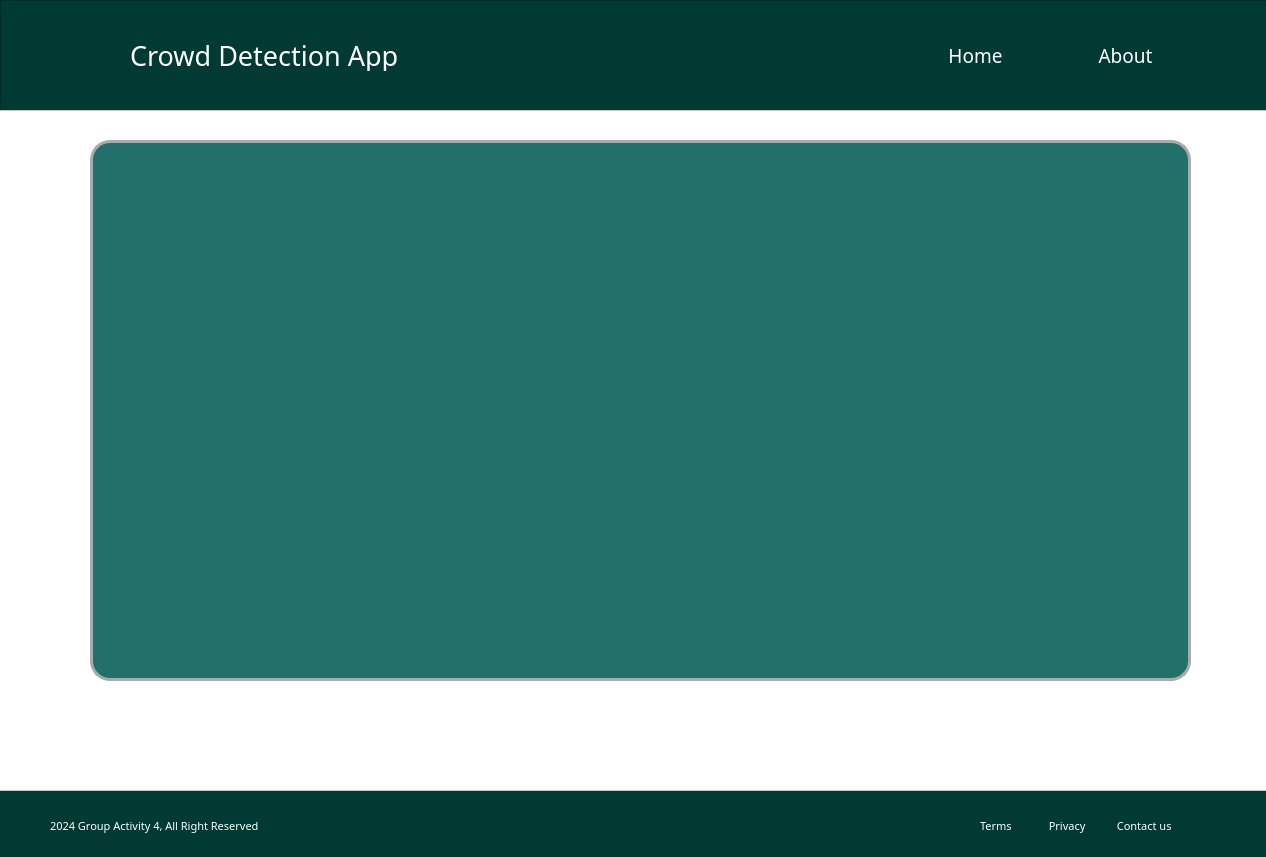
<?xml version="1.0" encoding="UTF-8"?>
<ui version="4.0">
 <class>MainWindow</class>
 <widget class="QMainWindow" name="MainWindow">
  <property name="geometry">
   <rect>
    <x>0</x>
    <y>0</y>
    <width>1266</width>
    <height>857</height>
   </rect>
  </property>
  <property name="windowTitle">
   <string>MainWindow</string>
  </property>
  <property name="windowIcon">
   <iconset>
    <normaloff>:/icons/frame0/image_1.png</normaloff>
    <normalon>:/icons/frame0/image_1.png</normalon>:/icons/frame0/image_1.png</iconset>
  </property>
  <widget class="QWidget" name="centralwidget">
   <property name="styleSheet">
    <string notr="true">#navbar{
	background-color:#003a33;
}
#footer{
	background-color:#003a33;
}
#textheader{
	color:#ffffff;
}
#homeButton{
	background-color:#003a33;
	color:#ffffff;
	border: none;
}
#aboutButton{
	background-color:#003a33;
	color:#ffffff;
	border: none;
}
#container{
	background-color:#ffffff;
}
#containerVideo{
	background-color:#22706a;
	border-radius:20px;
	box-shadow: 20px 20px 20px 20px rgba(0, 0, 0, 0.5);
	border: 3px solid #aaa;   
}
#uploadButton{
	background-color:#22706a; 
	border:none;
}
#textcontainer{
	color:#ffffff;
}
#output_label{
	background-color:#003a33;
}
</string>
   </property>
   <widget class="QFrame" name="navbar">
    <property name="geometry">
     <rect>
      <x>0</x>
      <y>0</y>
      <width>1271</width>
      <height>111</height>
     </rect>
    </property>
    <property name="frameShape">
     <enum>QFrame::StyledPanel</enum>
    </property>
    <property name="frameShadow">
     <enum>QFrame::Raised</enum>
    </property>
    <property name="icon" stdset="0">
     <string/>
    </property>
    <widget class="QLabel" name="textheader">
     <property name="geometry">
      <rect>
       <x>130</x>
       <y>40</y>
       <width>361</width>
       <height>31</height>
      </rect>
     </property>
     <property name="font">
      <font>
       <family>Poppins</family>
       <pointsize>20</pointsize>
      </font>
     </property>
     <property name="text">
      <string>Crowd Detection App</string>
     </property>
    </widget>
    <widget class="QPushButton" name="homeButton">
     <property name="geometry">
      <rect>
       <x>910</x>
       <y>30</y>
       <width>131</width>
       <height>51</height>
      </rect>
     </property>
     <property name="font">
      <font>
       <family>Poppins</family>
       <pointsize>14</pointsize>
      </font>
     </property>
     <property name="styleSheet">
      <string notr="true">QPushButton:hover{
	color:#22706a;
}</string>
     </property>
     <property name="text">
      <string>Home</string>
     </property>
     <property name="checkable">
      <bool>true</bool>
     </property>
     <property name="checked">
      <bool>false</bool>
     </property>
     <property name="autoExclusive">
      <bool>true</bool>
     </property>
    </widget>
    <widget class="QPushButton" name="aboutButton">
     <property name="geometry">
      <rect>
       <x>1060</x>
       <y>30</y>
       <width>131</width>
       <height>51</height>
      </rect>
     </property>
     <property name="font">
      <font>
       <family>Poppins</family>
       <pointsize>14</pointsize>
      </font>
     </property>
     <property name="styleSheet">
      <string notr="true">QPushButton:hover{
	color:#22706a;
}</string>
     </property>
     <property name="text">
      <string>About</string>
     </property>
     <property name="checkable">
      <bool>true</bool>
     </property>
     <property name="checked">
      <bool>true</bool>
     </property>
     <property name="autoExclusive">
      <bool>true</bool>
     </property>
    </widget>
    <widget class="QLabel" name="itenas_icon">
     <property name="geometry">
      <rect>
       <x>40</x>
       <y>10</y>
       <width>71</width>
       <height>91</height>
      </rect>
     </property>
     <property name="text">
      <string/>
     </property>
     <property name="pixmap">
      <pixmap>:/icons/image_1.png</pixmap>
     </property>
    </widget>
    <widget class="QLabel" name="label">
     <property name="geometry">
      <rect>
       <x>40</x>
       <y>20</y>
       <width>71</width>
       <height>71</height>
      </rect>
     </property>
     <property name="text">
      <string/>
     </property>
     <property name="pixmap">
      <pixmap resource="icon.qrc">:/icons/assets/image_1.png</pixmap>
     </property>
    </widget>
   </widget>
   <widget class="QFrame" name="footer">
    <property name="geometry">
     <rect>
      <x>-10</x>
      <y>780</y>
      <width>1281</width>
      <height>80</height>
     </rect>
    </property>
    <property name="frameShape">
     <enum>QFrame::StyledPanel</enum>
    </property>
    <property name="frameShadow">
     <enum>QFrame::Raised</enum>
    </property>
    <widget class="QLabel" name="text_footer">
     <property name="geometry">
      <rect>
       <x>60</x>
       <y>30</y>
       <width>281</width>
       <height>31</height>
      </rect>
     </property>
     <property name="font">
      <font>
       <family>Poppins</family>
       <pointsize>8</pointsize>
      </font>
     </property>
     <property name="styleSheet">
      <string notr="true">#text_footer{
	color:#ffffff
}</string>
     </property>
     <property name="text">
      <string>2024 Group Activity 4, All Right Reserved</string>
     </property>
    </widget>
    <widget class="QLabel" name="label_2">
     <property name="geometry">
      <rect>
       <x>40</x>
       <y>30</y>
       <width>31</width>
       <height>31</height>
      </rect>
     </property>
     <property name="text">
      <string/>
     </property>
     <property name="pixmap">
      <pixmap resource="icon.qrc">:/icons/assets/image_2.png</pixmap>
     </property>
    </widget>
    <widget class="QLabel" name="text_footer_2">
     <property name="geometry">
      <rect>
       <x>990</x>
       <y>30</y>
       <width>241</width>
       <height>31</height>
      </rect>
     </property>
     <property name="font">
      <font>
       <family>Poppins</family>
       <pointsize>8</pointsize>
      </font>
     </property>
     <property name="styleSheet">
      <string notr="true">#text_footer_2{
	color:#ffffff
}</string>
     </property>
     <property name="text">
      <string>Terms             Privacy           Contact us</string>
     </property>
    </widget>
   </widget>
   <widget class="QFrame" name="container">
    <property name="geometry">
     <rect>
      <x>-10</x>
      <y>110</y>
      <width>1281</width>
      <height>681</height>
     </rect>
    </property>
    <property name="frameShape">
     <enum>QFrame::StyledPanel</enum>
    </property>
    <property name="frameShadow">
     <enum>QFrame::Raised</enum>
    </property>
    <widget class="QFrame" name="containerVideo">
     <property name="geometry">
      <rect>
       <x>100</x>
       <y>30</y>
       <width>1101</width>
       <height>541</height>
      </rect>
     </property>
     <property name="font">
      <font>
       <underline>false</underline>
      </font>
     </property>
     <property name="frameShape">
      <enum>QFrame::NoFrame</enum>
     </property>
     <property name="frameShadow">
      <enum>QFrame::Raised</enum>
     </property>
     <property name="lineWidth">
      <number>0</number>
     </property>
     <widget class="QLabel" name="label_3">
      <property name="geometry">
       <rect>
        <x>40</x>
        <y>20</y>
        <width>1021</width>
        <height>491</height>
       </rect>
      </property>
      <property name="text">
       <string/>
      </property>
      <property name="pixmap">
       <pixmap resource="icon.qrc">:/icons/assets/text.png</pixmap>
      </property>
     </widget>
    </widget>
   </widget>
  </widget>
 </widget>
 <resources>
  <include location="icon.qrc"/>
 </resources>
 <connections/>
</ui>
